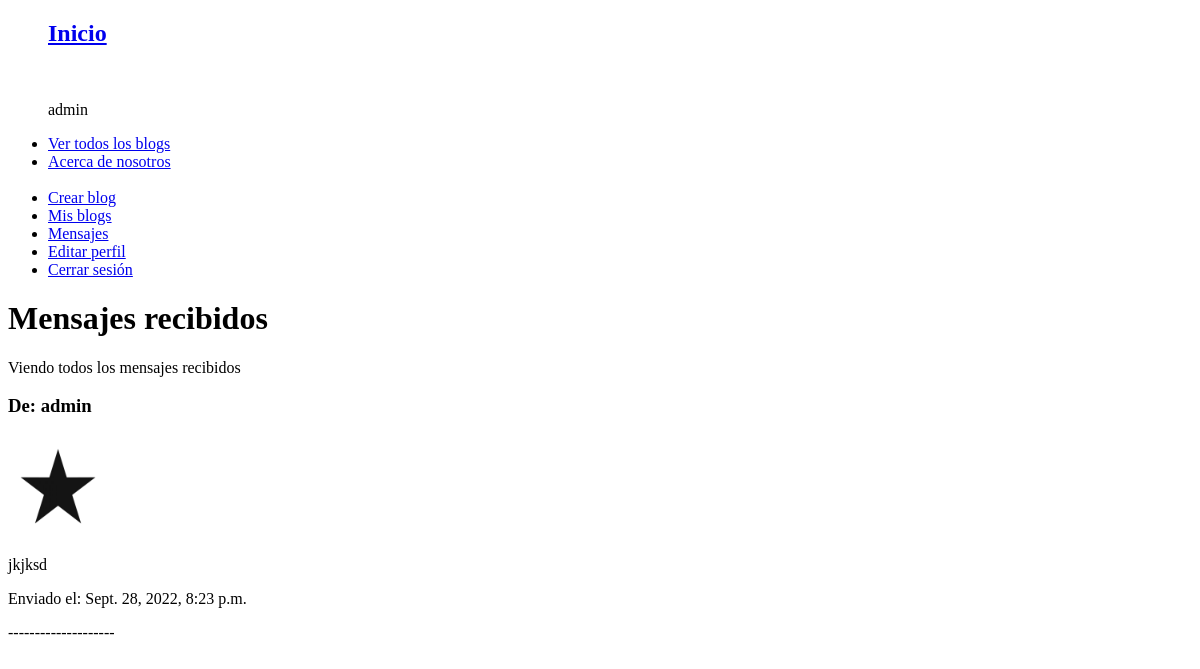
Page /mensajes_recibidos/ (signed in) on the earlier database version.
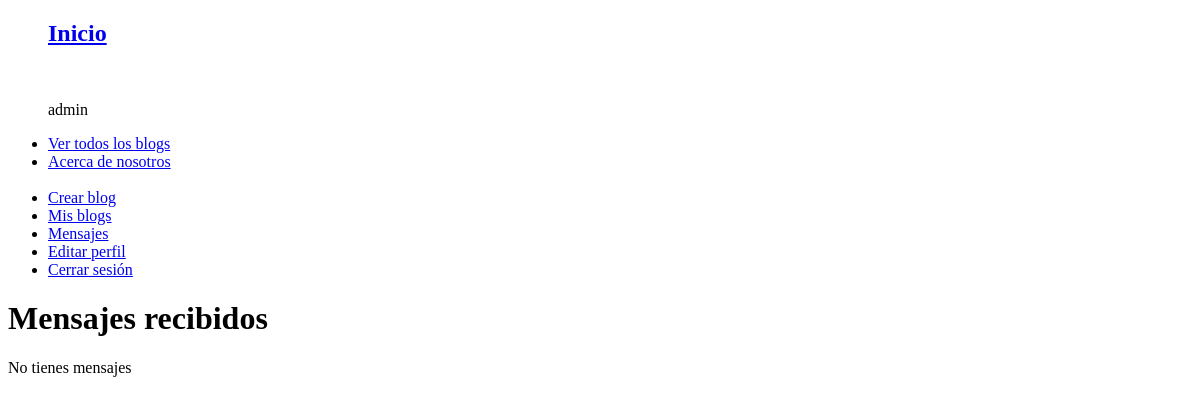
Same page on the later database version.
### AppMensajes/models.py (models this page shows)
class Mensaje(models.Model):
    cuerpo = models.CharField(max_length = 3000)
    imagen = models.ImageField(null=True, blank=True, upload_to="images/")
    emisor = models.ForeignKey(User, on_delete = models.CASCADE)
    receptor = models.CharField(max_length = 3000)
    fecha_envio = models.DateTimeField(null=True, auto_now_add=False, auto_now=False, blank=True)

### AppMensajes/views.py (the view)
# urls.py: path('mensajes_recibidos/', mensajes_recibidos, name = 'mensajes_recibidos'),
@login_required
def mensajes_recibidos(request):
        mensajes = Mensaje.objects.filter(receptor = request.user.username)
        if (len(mensajes) != 0):
            return render(request, "mensajes_recibidos.html", {"aviso": "Viendo todos los mensajes recibidos", "mensajes": mensajes})
        else:
            return render(request, "mensajes_recibidos.html", {"aviso": "No tienes mensajes"})

### templates/mensajes_recibidos.html (shortened to what this page needs)
{% extends "padre.html" %}
{% block body %}
    <h1>Mensajes recibidos</h1>
    <p>{{ aviso }}</p>
    {% for mensaje in mensajes %}
    <h3>De: {{ mensaje.emisor }}</h3>
    <img src="{{ mensaje.imagen.url }}" width="100"></img>
    <p>{{ mensaje.cuerpo }}</p>
    <p>Enviado el: {{ mensaje.fecha_envio }}</p>
    <p>--------------------</p>
    {% endfor %}
{% endblock %}

Differences in the rows shown:
removed Mensaje: emisor "admin", imagen (picture), cuerpo "jkjksd", fecha_envio "Sept. 28, 2022, 8:23 p.m."
Other differences:
{{ aviso }}: "Viendo todos los mensajes recibidos" → "No tienes mensajes"
